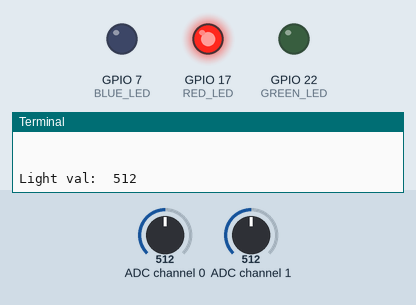
Recording of a program running on a simulated Raspberry Pi (BCM pin numbers). Parts: output pins drawn as LEDs (lit = HIGH), the last lines printed to the terminal. Inputs (shaded band) come from the test bench; at power-on: ADC channel 0 = 512, ADC channel 1 = 512 (analog values on the 0–1023 scale). Pins used as bus, display or sensor lines are not drawn.

Above: at 1.2 s.
1.3 s: ADC channel 0 set to 241
3.2 s: ADC channel 0 set to 226
At 4.5 s:
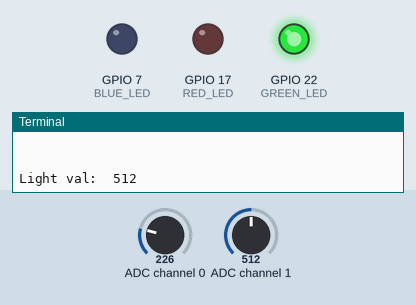
5.5 s: ADC channel 0 set to 122
At 7.2 s:
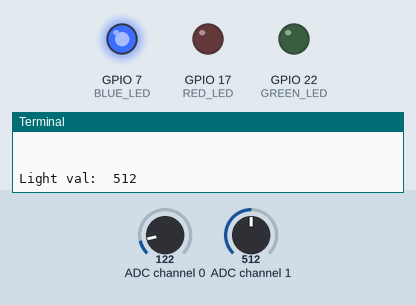
7.5 s: ADC channel 0 set to 306
At 9.0 s:
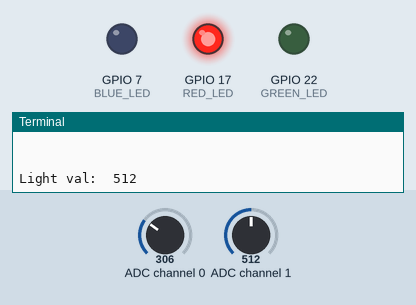
9.5 s: ADC channel 0 set to 13
At 10.6 s:
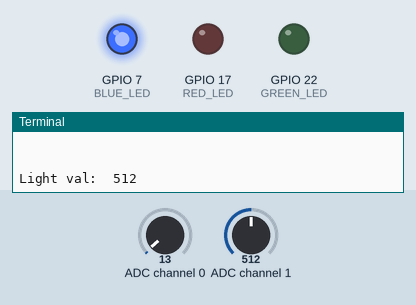
Timing chart, 0 to 12.5 s (numbered marks = the images above; inputs shaded):
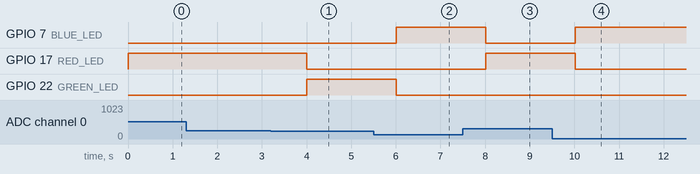

Measured:
- the behaviour switches between 227 and 226 on ADC channel 0 (found by bisection; images 0 and 1)
- after the input at 3.2 s, GPIO 17 (RED_LED): HIGH → LOW after 0.81 s; GPIO 22 (GREEN_LED): LOW → HIGH after 0.81 s
- after the input at 5.5 s, GPIO 7 (BLUE_LED): LOW → HIGH after 0.51 s; GPIO 22 (GREEN_LED): HIGH → LOW after 0.51 s
- after the input at 7.5 s, GPIO 7 (BLUE_LED): HIGH → LOW after 0.51 s; GPIO 17 (RED_LED): LOW → HIGH after 0.51 s
- after the input at 9.5 s, GPIO 7 (BLUE_LED): LOW → HIGH after 0.51 s; GPIO 17 (RED_LED): HIGH → LOW after 0.51 s

The program:

multi_light_temo.py
```python
#!/usr/bin/env python

import time
import os
import RPi.GPIO as GPIO

GPIO.setmode(GPIO.BCM)
DEBUG = 1

# read SPI data from MCP3008 chip, 8 possible adc's (0 thru 7)
def readadc(adcnum, clockpin, mosipin, misopin, cspin):
	if ((adcnum > 7) or (adcnum < 0)):
		return -1
	GPIO.output(cspin, True)

	GPIO.output(clockpin, False) # start clock low
	GPIO.output(cspin, False) # bring CS low

	commandout = adcnum
	commandout |= 0x18 # start bit + single-ended bit
	commandout <<= 3 # we only need to send 5 bits here
	for i in range(5):
		if (commandout & 0x80):
			GPIO.output(mosipin, True)
		else:
			GPIO.output(mosipin, False)
		commandout <<= 1
		GPIO.output(clockpin, True)
		GPIO.output(clockpin, False)

	adcout = 0
	# read in one empty bit, one null bit and 10 ADC bits
	for i in range(12):
		GPIO.output(clockpin, True)
		GPIO.output(clockpin, False)
		adcout <<= 1
		if (GPIO.input(misopin)):
			adcout |= 0x1

	GPIO.output(cspin, True)
	adcout >>= 1 # first bit is 'null' so drop it

	return adcout

# change these as desired - they're the pins connected from the
# SPI port on the ADC to the Cobbler
SPICLK = 18
SPIMISO = 23
SPIMOSI = 24
SPICS = 25

# set up the SPI interface pins
GPIO.setup(SPIMOSI, GPIO.OUT)
GPIO.setup(SPIMISO, GPIO.IN)
GPIO.setup(SPICLK, GPIO.OUT)
GPIO.setup(SPICS, GPIO.OUT)

# TMP36 connected to adc #0
temp_adc = 0;
light_adc = 1;

# Leds
GREEN_LED = 22
RED_LED = 17
BLUE_LED = 7

GPIO.setup(GREEN_LED, GPIO.OUT)
GPIO.setup(RED_LED, GPIO.OUT)
GPIO.setup(BLUE_LED, GPIO.OUT)

try:
	while True:
		value = readadc(temp_adc, SPICLK, SPIMOSI, SPIMISO, SPICS)
		mVolts = value * (3300.0 / 1024.0)
		temp = ((mVolts - 100.0) / 10.0) - 40.0

		if DEBUG:
			print "Value: ", value
			print "MilliVolts: ", "%d" % mVolts

		print "Temperature: ", "%.1f" % temp
		print "\n"

		# Change light base on temp
		if temp > 23.0:
			GPIO.output(RED_LED, True)
			GPIO.output(GREEN_LED, False)
			GPIO.output(BLUE_LED, False)
		elif temp < 20.0:
			GPIO.output(GREEN_LED, False)
			GPIO.output(RED_LED, False)
			GPIO.output(BLUE_LED, True)
		else:
			GPIO.output(GREEN_LED, True)
			GPIO.output(RED_LED, False)
			GPIO.output(BLUE_LED, False)

		# Read light value
		value = readadc(light_adc, SPICLK, SPIMOSI, SPIMISO, SPICS)
		print "Light val: ", value

		# hang out and do nothing for a second
		time.sleep(1)


except KeyboardInterrupt:
        GPIO.cleanup()
```
